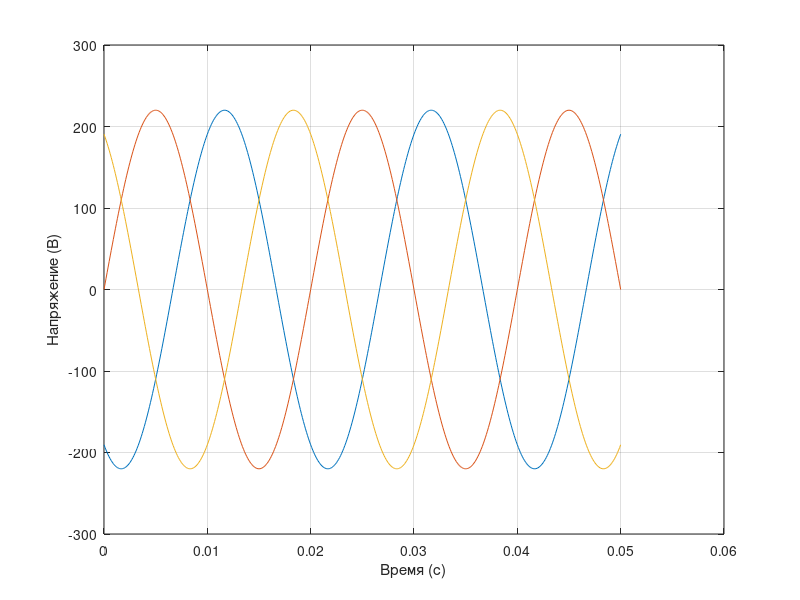

Source code (MATLAB):
clc; clear all; close all;

T = 0.05; h = 0.0001; N = T / h; 

Um = 220; % Амплитуда напряжения
f = 50; % Частота (Гц)
omega = 2 * pi * f; % Угловая частота (рад/с)
phase1 = -2*pi/3;  phase2 = 0;  phase3 = 2*pi/3; % Начальная фаза (рад)

% Инициализация массивов
u1 = zeros(1, N+1); u2 = zeros(1, N+1); u3 = zeros(1, N+1);
t = zeros(1, N+1);

% Начальные условия
u1(1) = Um * sin(phase1); u2(1) = Um * sin(phase2); u3(1) = Um * sin(phase3);
t(1) = 0;

for i = 1:N
    t(i+1) = t(i) + h;
    u1(i+1) = Um * sin(omega * t(i+1) + phase1);
    u2(i+1) = Um * sin(omega * t(i+1) + phase2);
    u3(i+1) = Um * sin(omega * t(i+1) + phase3);
end

plot(t, u1, t, u2, t, u3);
xlabel('Время (с)'); ylabel('Напряжение (В)');
grid on;